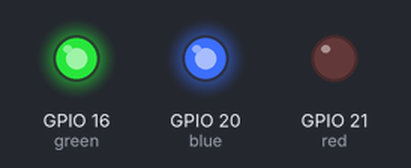
Bench run of a program on a simulated Raspberry Pi (BCM pin numbers). On the bench: output pins drawn as LEDs (lit = HIGH).

Above: at 0.5 s.
At 1.5 s:
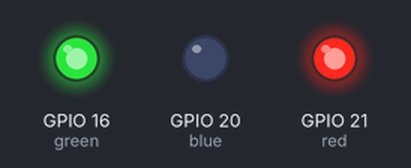
At 5.5 s:
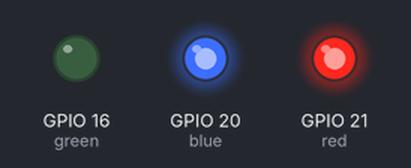
Timing chart, 0 to 6.9 s (numbered marks = the images above):
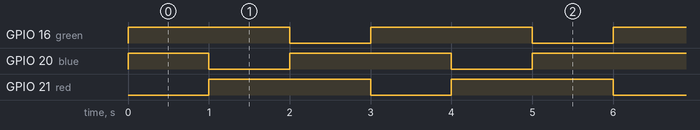

The program:

led02.py
```python
import RPi.GPIO as GPIO
import time

red = 21
blue = 20
green = 16

# GPIO를 BCM 모드로 설정
GPIO.setmode(GPIO.BCM)
# GPIO핀 설정(입력(IN)/출력(OUT))
GPIO.setup(red, GPIO.OUT)
GPIO.setup(blue, GPIO.OUT)
GPIO.setup(green, GPIO.OUT)

try:
	while True:
		# 전압차가 있어야 전류가 흐름
		GPIO.output(red, False) # True : 5V, False : 0V
		GPIO.output(blue, True)
		GPIO.output(green, True)
		time.sleep(1)

		GPIO.output(red, True)
		GPIO.output(blue, False)
		GPIO.output(green, True)
		time.sleep(1)

		GPIO.output(red, True)
		GPIO.output(blue, True)
		GPIO.output(green, False)
		time.sleep(1)

except KeyboardInterrupt: # Ctrl + C
	GPIO.cleanup()
```

Measured:
- by itself, GPIO 16 (green), GPIO 21 (red): alternates HIGH for 2.0 s and LOW for 1.0 s
- by itself, GPIO 20 (blue): repeats every 3.0 s: LOW 1.0 s, HIGH 2.0 s
- by itself, everything shown: repeats every 3.0 s, in 3 steps
